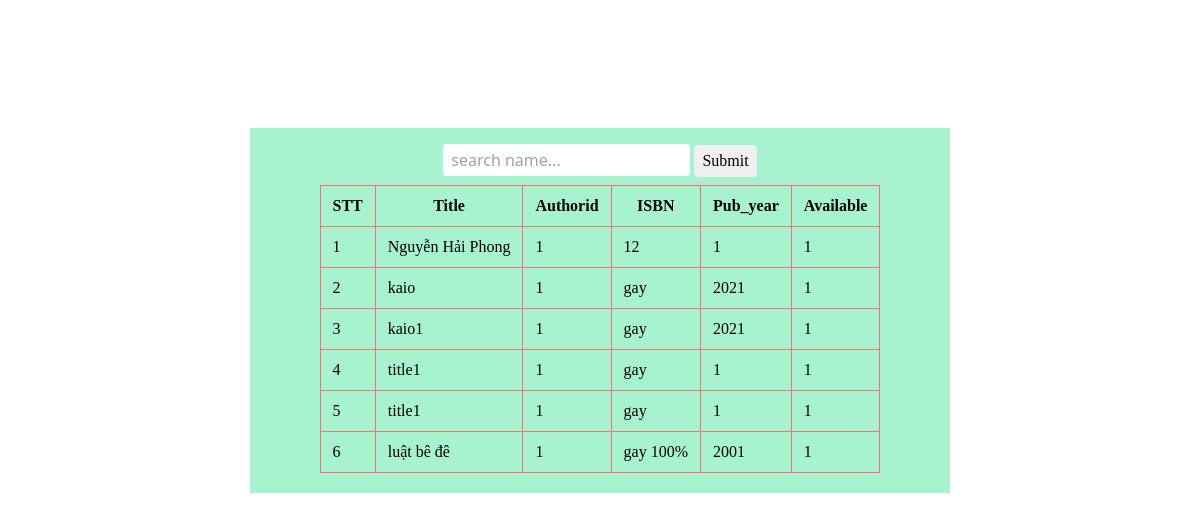
Page /view/view-book.php on the earlier database version.
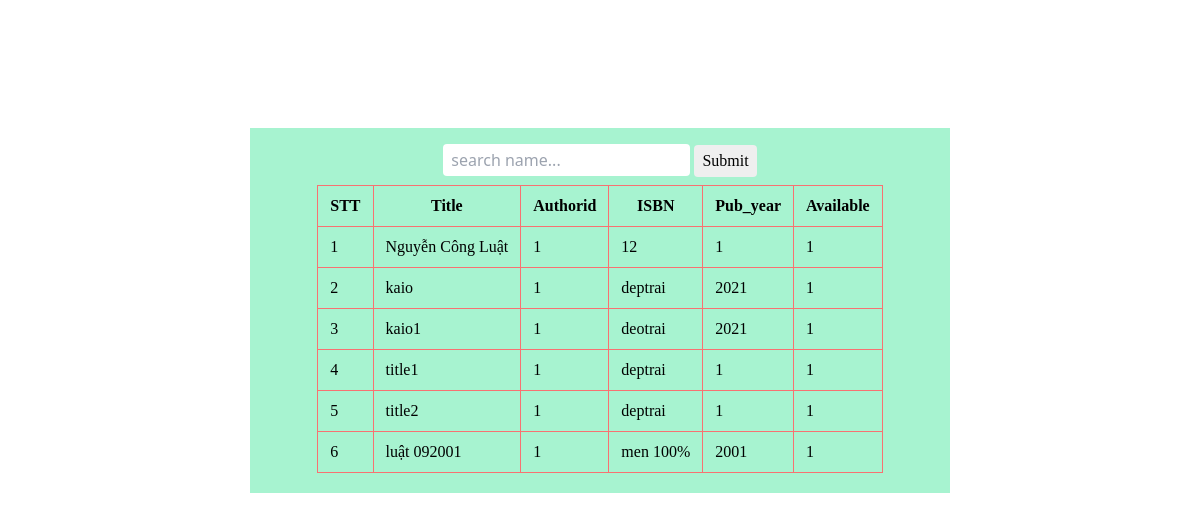
Same page on the later database version.
### tables this page shows
CREATE TABLE `book` (
  `bookid` int(11) NOT NULL,
  `authorid` int(11) NOT NULL,
  `title` varchar(55) NOT NULL,
  `ISBN` varchar(25) NOT NULL,
  `pub_year` smallint(6) NOT NULL,
  `available` tinyint(4) NOT NULL
);

### view/view-book.php (the view, shortened to what this page needs)
<!DOCTYPE html>
<html lang="en">
<head>
    <link href="https://unpkg.com/tailwindcss@^2/dist/tailwind.min.css" rel="stylesheet">
</head>
<body>
    <div class="container  mx-auto mt-32 bg-green-200" style="width: 700px;">
        <div class="flex justify-center items-center pt-4">
            <form method="post">
                <input type="text" class="rounded px-2 py-1" name="search" id="" placeholder="search name...">
                <input type="submit" class="font-serif rounded px-2 py-1" name="btn" id="">
            </form>
        </div>
        <div class="flex justify-center items-center pb-5 pt-2">
            <table>
                <thead>
                    <tr>
                        <th class="px-3 py-2 border border-red-400  font-serif">STT</th>
                        <th class="px-3 py-2 border border-red-400  font-serif">Title</th>
                        <th class="px-3 py-2 border border-red-400  font-serif">Authorid</th>
                        <th class="px-3 py-2 border border-red-400  font-serif">ISBN</th>
                        <th class="px-3 py-2 border border-red-400  font-serif">Pub_year</th>
                        <th class="px-3 py-2 border border-red-400  font-serif">Available</th>
                    </tr>
                </thead>
                <tbody>
                    <?php
                    try {
                        $local = new PDO("mysql:host=localhost;dbname=Books;charset=utf8", 'root', 'root');
                    } catch (PDOException $e) {
                        echo "return connect false";
                    }
                    if (isset($_POST['btn'])) {
                        $title = $_POST['search'];
                        $sql = "select * from book where title like '%$title%'";
                    } else {
                        $sql = "select * from book";
                    }
                    $totel = $local->query($sql);
                    foreach ($totel as $key => $val) {
                    ?>
                    <tr>
                        <td class="px-3 py-2 border border-red-400  font-serif"><?php echo ($key + 1) ?></td>
                        <td class="px-3 py-2 border border-red-400  font-serif"><?php echo $val['title'] ?></td>
                        <td class="px-3 py-2 border border-red-400  font-serif"><?php echo $val['authorid'] ?></td>
                        <td class="px-3 py-2 border border-red-400  font-serif"><?php echo $val['ISBN'] ?></td>
                        <td class="px-3 py-2 border border-red-400  font-serif"><?php echo $val['pub_year'] ?></td>
                        <td class="px-3 py-2 border border-red-400  font-serif"><?php echo $val['available'] ?></td>
                    </tr>
                    <?php } ?>
                </tbody>
            </table>
        </div>
    </div>
</body>
</html>

Differences in the rows shown:
changed book: title "Nguyễn Hải Phong" → "Nguyễn Công Luật"
changed book "kaio": ISBN "gay" → "deptrai"
changed book "kaio1": ISBN "gay" → "deotrai"
changed book "title1": ISBN "gay" → "deptrai"
changed book: title "title1" → "title2"; ISBN "gay" → "deptrai"
changed book: title "luật bê đê" → "luật 092001"; ISBN "gay 100%" → "men 100%"
